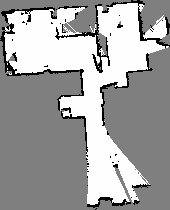
#> input picture src/mntfields/scripts/map.pgm, 170 x 210 px
$ python mapped_area.py
#> lines starting #> are read from the running program, lines starting #| are printed output that depends on the picture; after the words box and inside, x2 and y2 are one past the last pixel; in counts of white or black regions, pixels touching at a corner belong together; long printed decimals are rounded
import cv2
import numpy as np

# Load your map
img = cv2.imread('map.pgm', cv2.IMREAD_GRAYSCALE)
#> img is the input picture: shape (210, 170); min 0, max 254, mean 162.7
# Convert to 0.0 - 1.0 probability scale (255 is white/free, 0 is black/occupied)
# ROS standard: probability = (255 - pixel_value) / 255.0
probs = (255 - img) / 255.0
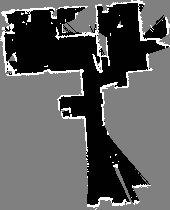
#> probs: shape (210, 170) float64; min 0.00392, max 1, mean 0.362

# Identify 'seen' pixels (Free or Occupied)
seen_mask = (probs > 0.65) | (probs < 0.196)
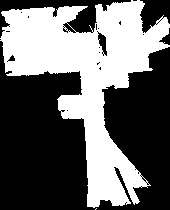
#> seen_mask: shape (210, 170) bool; 40.9% white; 2 white regions (1 under 20 px), largest, box (x1, y1, x2, y2) and area: (0, 0, 170, 208) 14582
num_seen_pixels = np.sum(seen_mask)
#> num_seen_pixels = 14584

# Calculate area
area = num_seen_pixels * (0.05**2)
#> area = 36.46
print(f"Mapped Area: {area} square meters")
#| Mapped Area: 36.460 square meters
